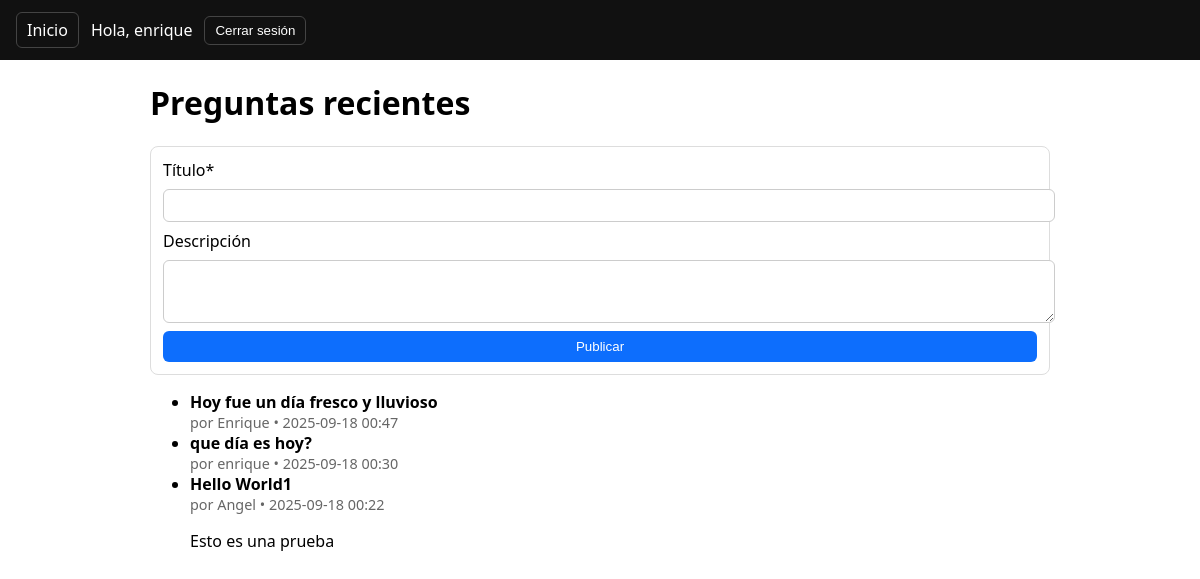
Page /dashboard (signed in) on the committed database.
### models.py (models this page shows, shortened)
class User(UserMixin, db.Model):
    id = db.Column(db.Integer, primary_key=True)
    email = db.Column(db.String(180), unique=True, nullable=False)
    name = db.Column(db.String(120), nullable=False)
    password_hash = db.Column(db.String(255), nullable=False)
    role = db.Column(db.String(20), default="standard")  # "standard" | "moderator"
    created_at = db.Column(db.DateTime, default=datetime.utcnow)
    questions = db.relationship("Question", backref="author", lazy=True)

class Question(db.Model):
    id = db.Column(db.Integer, primary_key=True)
    title = db.Column(db.String(200), nullable=False)
    body = db.Column(db.Text, nullable=True)
    created_at = db.Column(db.DateTime, default=datetime.utcnow)
    user_id = db.Column(db.Integer, db.ForeignKey("user.id"), nullable=False)

### main.py (the view)
@main_bp.get("/dashboard")
@login_required
def dashboard():
    questions = Question.query.order_by(Question.created_at.desc()).all()
    return render_template("dashboard.html", questions=questions)

### models.py (called while the page is built)
@login_manager.user_loader
def load_user(user_id):
    return User.query.get(int(user_id))

### templates/dashboard.html
{% extends "base.html" %}
{% block content %}
  <h1>Preguntas recientes</h1>
  <form action="{{ url_for('main.ask') }}" method="post" class="card">
    <label>Título*</label>
    <input type="text" name="title" required>
    <label>Descripción</label>
    <textarea name="body" rows="3"></textarea>
    <button type="submit">Publicar</button>
  </form>
  <ul>
    {% for q in questions %}
      <li>
        <strong>{{ q.title }}</strong>
        <div class="meta">por {{ q.author.name }} • {{ q.created_at.strftime("%Y-%m-%d %H:%M") }}</div>
        {% if q.body %}<p>{{ q.body }}</p>{% endif %}
      </li>
    {% else %}
      <li>No hay preguntas aún.</li>
    {% endfor %}
  </ul>
{% endblock %}

### templates/base.html (shortened to what this page needs)
<!doctype html>
<html lang="es">
  <head>
    <link rel="stylesheet" href="{{ url_for('static', filename='styles.css') }}">
  </head>
  <body>
    <nav class="nav">
      <a href="{{ url_for('main.index') }}">Inicio</a>
      {% if current_user.is_authenticated %}
        <span>Hola, {{ current_user.name }}</span>
        <form action="{{ url_for('auth.logout') }}" method="post" style="display:inline;">
          <button type="submit">Cerrar sesión</button>
        </form>
      {% else %}
        <a href="{{ url_for('auth.login') }}">Iniciar sesión</a>
        <a href="{{ url_for('auth.register') }}">Registrarse</a>
      {% endif %}
    </nav>
    <main class="container">
      {% block content %}{% endblock %}
    </main>
  </body>
</html>

### static/styles.css (style rules this page uses)
body { font-family: system-ui, -apple-system, Segoe UI, Roboto, Arial, sans-serif; margin:0; }
.nav { display:flex; gap:12px; padding:12px 16px; background:#111; color:#fff; align-items:center; }
.nav a, .nav button { color:#fff; text-decoration:none; background:none; border:1px solid #444; padding:6px 10px; border-radius:6px; cursor:pointer; }
.container { max-width:900px; margin: 20px auto; padding: 0 16px; }
.card { border:1px solid #ddd; border-radius:8px; padding:12px; margin:12px 0; display:grid; gap:8px; }
.meta { color:#666; font-size:.9rem; }
input, textarea { width:100%; padding:8px; border:1px solid #ccc; border-radius:6px; }
button { background:#0d6efd; color:#fff; border:none; padding:8px 12px; border-radius:6px; }

### rows in the picture
User: name "enrique"
Question: title "Hoy fue un día fresco y lluvioso", author.name "Enrique", created_at "2025-09-18 00:47"
Question: title "que día es hoy?", author.name "enrique", created_at "2025-09-18 00:30"
Question: title "Hello World1", author.name "Angel", created_at "2025-09-18 00:22", body "Esto es una prueba"
